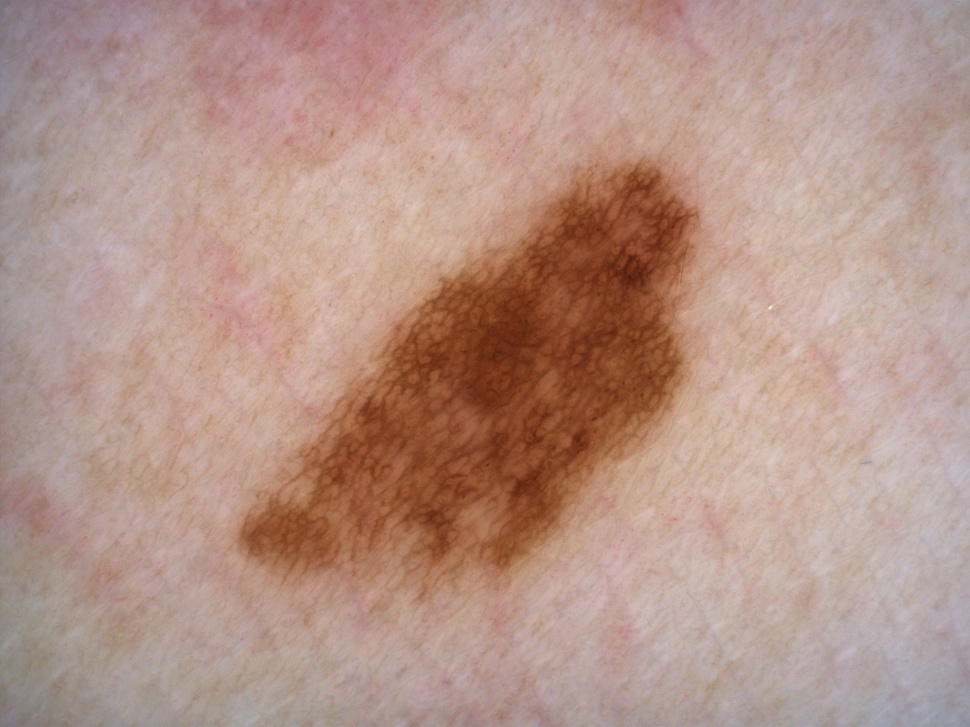
#> input picture Images/Clear/2.jpg, 970 x 727 px, shrunk from 2560 x 1920 before the run, found by its file name
$ python TimeCheck.py
#> lines starting #> are read from the running program, lines starting #| are printed output that depends on the picture
import cv2
import matplotlib.pyplot as plt
import time
import numpy as np

def GAUSS(image,mu,s):

    h,w,ch = image.shape
    rand = np.random.normal(mu,s,size=[h,w,ch])
    return image+np.int8(np.fix(rand))


cell_path  = r'Images\Clear\3.jpeg'
mel_path = r'Images\Clear\2.jpg'


image = cv2.imread(mel_path)
#> image is the input picture: shape (727, 970, 3); mean B, G, R 136.6, 148.2, 180.7

mu =0
s = 20

rng = range(1, 30)
rng2 = range(1, 100)

print("!")
noise_img = GAUSS(image, mu, s)
#> in GAUSS, `return image+np.int8(np.fix(rand))`:
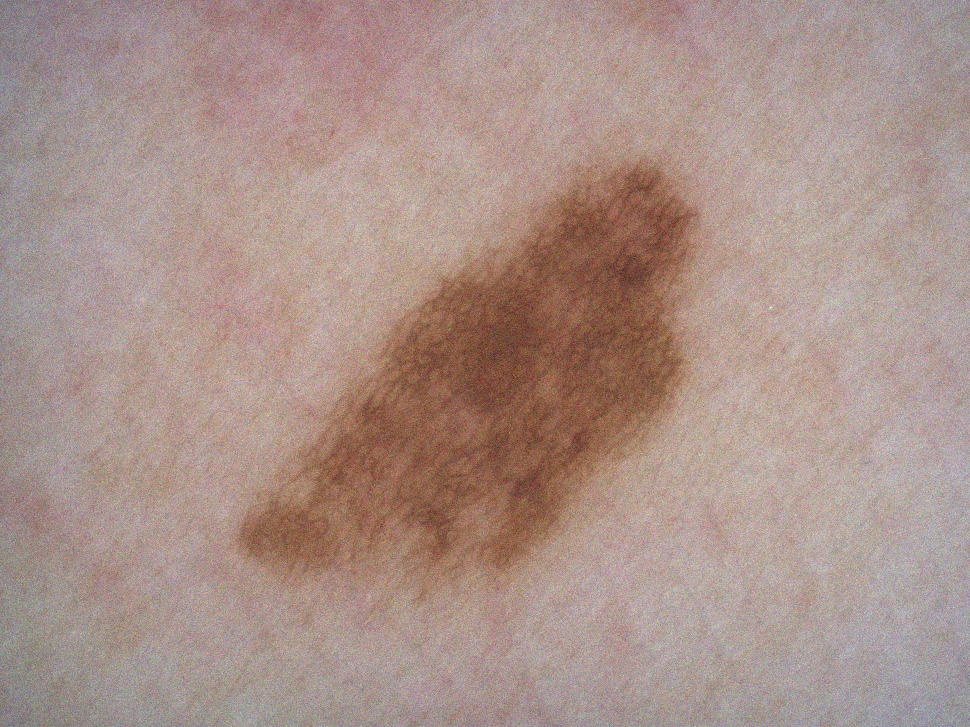
#> returned value: shape (727, 970, 3) int16; mean of channels 0, 1, 2 136.6, 148.2, 180.7; drawn with min black and max white
cv2.imwrite("tmp.png",noise_img)
tmp = []

for num in rng2:
    tmp.append(cv2.imread("tmp.png"))

sigma_color =1
#> sigma_color = 1
sigma_space =1

times = []


print("!")
for sigma_color in rng:
    print(sigma_color,end=" - ")

    start_time = time.time()
    for img in tmp:
#> (the run stopped early here; a loop or call above may not have finished)
